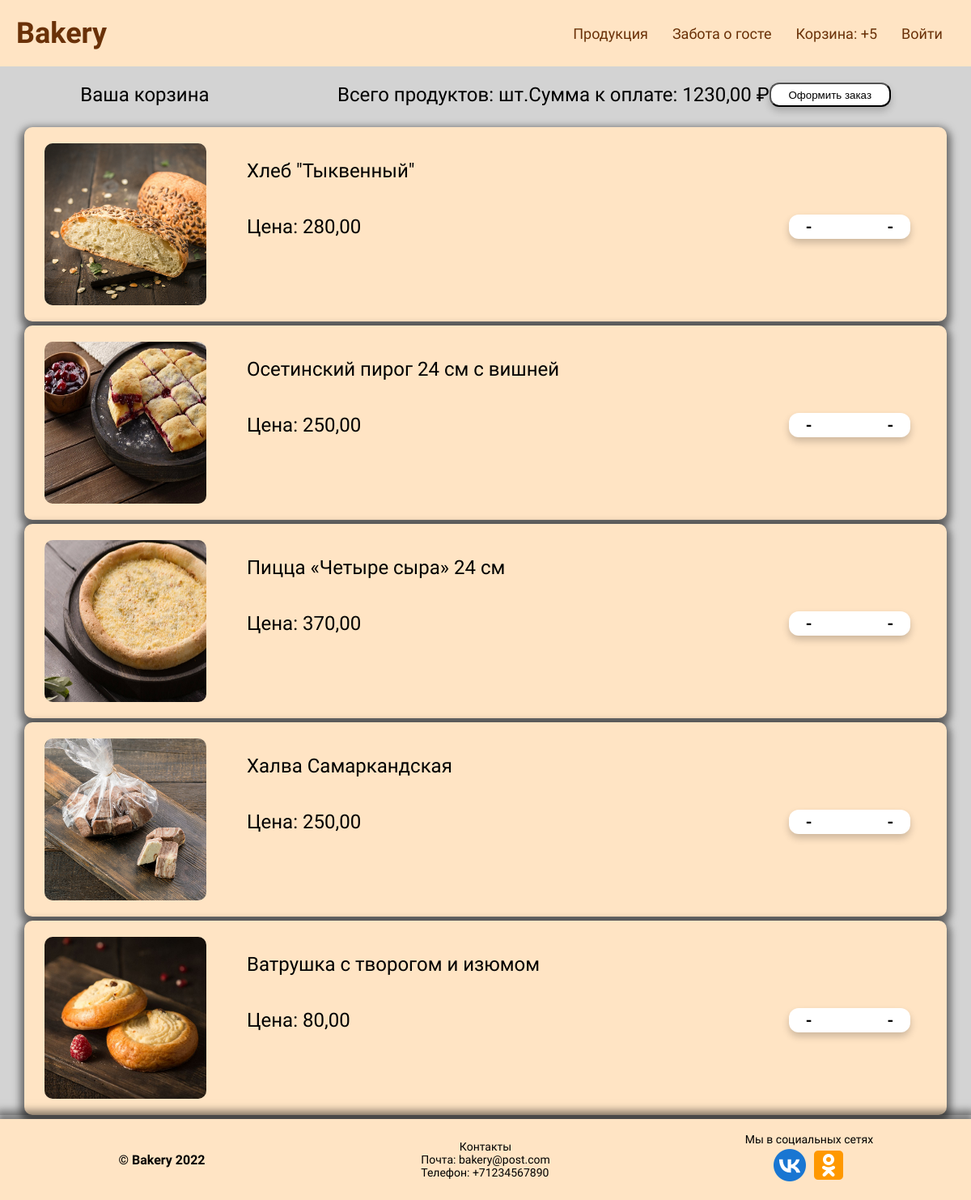
The app's page /cart/ (signed in) with its own data.
### catalog/models.py (models this page shows, shortened)
class Cart(models.Model):
    slug = models.SlugField(max_length=255, unique=True, db_index=True, verbose_name='URL')
    client = models.ForeignKey('Client', null=True, on_delete=models.PROTECT, verbose_name='Покупатель')
    product = models.ManyToManyField(CartProduct, blank=True, related_name='related_carts')
    amount = models.PositiveIntegerField(default=1, verbose_name='Количество')
    total_price = models.DecimalField(max_digits=9, decimal_places=2, default=0, verbose_name='Итоговая цена')
    in_order = models.BooleanField(default=False)
    for_anonymous_user = models.BooleanField(default=False)

class CartProduct(models.Model):
    client = models.ForeignKey('Client', on_delete=models.CASCADE, verbose_name='Покупатель')
    cart = models.ForeignKey('Cart', on_delete=models.CASCADE, verbose_name='Корзина', related_name='related_products')
    content_type = models.ForeignKey(ContentType, on_delete=models.CASCADE)
    object_id = models.PositiveIntegerField()
    content_object = GenericForeignKey('content_type', 'object_id')
    amount = models.PositiveIntegerField(default=1, verbose_name='Количество')
    total_price = models.DecimalField(max_digits=9, decimal_places=2, verbose_name='Итоговая цена')

class Product(models.Model):
    MIN_RESOLUTION = (400, 400)
    MAX_RESOLUTION = (1000, 1000)
    MAX_IMAGE_SIZE = 3145728
    class Meta:
        abstract = True
    title = models.CharField(max_length=150, db_index=True, verbose_name='Название')
    slug = models.SlugField(max_length=150, unique=True, db_index=True, verbose_name='URL')
    description = models.TextField(verbose_name='Описание', null=True)
    structure = models.TextField(verbose_name='Состав', null=True)
    weight = models.SmallIntegerField(verbose_name='Вес')
    image = models.ImageField(upload_to="image/%Y/%m/%d", verbose_name='Изображение')
    price = models.DecimalField(max_digits=10, decimal_places=2, verbose_name='Цена')
    category = models.ForeignKey('Category', on_delete=models.CASCADE, verbose_name='Категория')

class Bread(Product):
    type = models.CharField(max_length=100, verbose_name='Вид хлеба')

class Pie(Product):
    type = models.CharField(max_length=100, null=True, verbose_name='Вид пирога')
    fill = models.CharField(max_length=100, verbose_name='Начинка')
    size = models.CharField(max_length=15, verbose_name='Размер')

class Pizza(Product):
    type = models.CharField(max_length=100, null=True, verbose_name='Вид пиццы')
    size = models.CharField(max_length=15, null=True, verbose_name='Размер')

class Cookie(Product):
    type = models.CharField(max_length=100, null=True, verbose_name='Вид печенья')

class Muffin(Product):
    type = models.CharField(max_length=100, null=True, verbose_name='Вид сдобы')

### catalog/views.py (the view)
# urls.py: path('cart/', CartView.as_view(), name='cart'),
class CartView(CartMixin, View):
    def get(self, request, *args, **kwargs):
        categories = Category.objects.get_categories_for_catalog()
        context = {
            'categories': categories,
            'cart': self.cart
        }
        return render(request, 'catalog/cart.html', context)

### catalog/models.py (called while the page is built)
def get_models_for_count(*model_names):
    return [models.Count(model_name) for model_name in model_names]

    def get_queryset(self):
        return super().get_queryset()

    def get_categories_for_catalog(self):
        models = get_models_for_count('bread', 'pie', 'pizza', 'muffin', 'cookie', 'cake')
        qs = list(self.get_queryset().annotate(*models))
        data = [
            dict(name=c.title, url=c.get_absolute_url())
            for c in qs
                ]
        return data

    def get_absolute_url(self):
        return reverse('product_category', kwargs={'slug':self.slug})

### catalog/utils.py (called while the page is built)
    def dispatch(self, request, *args, **kwargs):
        if request.user.is_authenticated:
            client = Client.objects.filter(client_name=request.user).first()
            if not client:
                client = Client.objects.create(client_name=request.user)
            cart = Cart.objects.filter(client=client, in_order=False).first()
            if not cart:
                cart = Cart.objects.create(client=client)
        else:
            cart = Cart.objects.filter(for_anonymous_user=True).first()
            if not cart:
                cart = Cart.objects.create(for_anonymous_user=True)
        self.cart = cart
        return super().dispatch(request, *args, **kwargs)

### catalog/templates/catalog/cart.html (shortened to what this page needs)
{% extends 'catalog/base.html' %}
{% block content %}
{% load static %}
<link rel="stylesheet" href="{% static 'catalog/css/cart_media.css' %}" type="text/css">
<link rel="stylesheet" href="{% static 'catalog/css/cart_style.css' %}" type="text/css">
<div class="container">
    <div class="cart-title">
        <div class="cart-title-main">
            Ваша корзина
        </div>
        <div class="cart-title-total-price">
            <div class="cart-total-product">
                Всего продуктов: {{ cart.total_product }} шт.
            </div>
            <div class="cart-total-price-text">
                Сумма к оплате: {{ cart.total_price }} ₽
            </div>
            <div class="cart-total-price-btn">
                <button class="cart-btn">Оформить заказ</button>
            </div>
        </div>
    </div>
        {% for item in cart.product.all %}
    <div class="cart">
        <div class="cart-image-block">
            <img class="cart-image" src="{{ item.content_object.image.url }}">
        </div>
        <div class="cart-content">
            <div class="cart-content-title">
                {{ item.content_object.title }}
            </div>
            <div class="cart-price">
                <div class="cart-total-price">
                    Цена: <span class="price">{{ item.content_object.price }}</span>
                </div>
                <div class="cart-btn">
                    <span class="minus">-</span>
                    <span class="plus">-</span>
                </div>
            </div>
        </div>
    </div>
{% endfor %}
</div>
{% endblock %}

### catalog/templates/catalog/base.html (shortened to what this page needs)
{% load static %}
<!DOCTYPE html>
<html lang="en">
<head>
    <link rel="stylesheet" href="{% static 'catalog/css/reset.css' %}" type="text/css">
    <link rel="stylesheet" href="{% static 'catalog/css/style.css' %}" type="text/css">
    <link rel="stylesheet" href="{% static 'catalog/css/media.css' %}" type="text/css">
</head>
<body>
    <nav class="navbar">
        <div class="logo">
            <a href="/" class="nav-logo-link">Bakery</a>
        </div>
        <ul class="nav-links">
            <div class="menu">
                <li class="nav-menu-item"><a class="nav-menu-link scrollto" href="#catalog">Продукция</a></li>
                <li class="nav-menu-item"><a class="nav-menu-link" href="#">Забота о госте</a></li>
                <li class="nav-menu-item"><a class="nav-menu-link" href="{% url 'cart' %}">Корзина: +{{ cart.product.count }}</a></li>
                <li class="nav-menu-item"><a class="nav-menu-link" href="#">Войти</a></li>
            </div>
        </ul>
    </nav>
{% block content %}
{% endblock %}
    <div class="footer">
        <div class="footer-container">
            <div class="trade-simbol">
                © Bakery 2022
            </div>
            <div class="contacts">
                <div class="title">
                    Контакты
                </div>
                <div class="contacts-type">
                    <div class="email">
                        Почта: bakery@post.com
                    </div>
                    <div class="phone-number">
                        Телефон: +71234567890
                    </div>
                </div>
            </div>
            <div class="social-networking">
                <div class="title">
                    Мы в социальных сетях
                </div>
                <ul class="footer-icons">
                    <li class="footer-icons-item"><a class="footer-icons-link" href="https://vk.com/"><img src="{% static 'catalog/images/footer_elements/vk.png' %}" alt="VK"></a></li>
                    <li class="footer-icons-item"><a class="footer-icons-link" href="https://ok.ru/"><img src="{% static 'catalog/images/footer_elements/ok.png' %}" alt="OK"></a></li>
                </ul>
            </div>
        </div>
    </div>
</body>
</html>

### catalog/static/catalog/css/style.css (style rules this page uses)
html, body { margin: 0; padding: 0; }
* { box-sizing: border-box; }
.navbar { display: flex; align-items: center; justify-content: space-between; padding: 20px; background-color: bisque; }
.nav-menu-item { list-style: none; }
.nav-logo-link { text-decoration: none; font-family: Lobster; font-size: 36px; font-weight: 600; color: rgb(106, 49, 8); }
.nav-menu-link { text-decoration: none; color: rgb(106, 49, 8); }
.menu { display: flex; font-family: Oswald; font-size: 18px; font-weight: 500; }
.nav-menu-item { padding: 5px 15px; }
.footer { width: 100%; height: 100px; background: bisque; font-family: Oswald; font-size: 14px; font-weight: 400; box-shadow: 0px -5px 10px 5px rgba(0, 0, 0, 0.5); }
.footer-container { background: bisque; width: 100%; height: 100px; display: grid; grid-template-columns: 5fr 5fr 5fr; grid-template-areas: 'link-1 link-2 link-3' }
.footer-container div:nth-child(1) { grid-area: link-1; }
.footer-container div:nth-child(2) { grid-area: link-2; }
.footer-container div:nth-child(3) { grid-area: link-3; }
.trade-simbol { font-size: 16px; font-weight: 600; display: flex; justify-content: center; align-items: center; }
.contacts { display: flex; flex-direction: column; justify-content: center; align-items: center; }
.social-networking { display: flex; flex-direction: column; justify-content: center; align-items: center; }
.footer-icons { display: flex; justify-content: space-around; align-items: center; }
.footer-icons-item { list-style: none; }
.footer-icons-link { text-decoration: none; }

### catalog/static/catalog/css/cart_style.css (style rules this page uses)
.container { width: 100%; min-height: 100vh; font-family: Oswald; background-color: lightgray; }
.cart-title { padding: 20px; font-size: 24px; display: flex; justify-content: space-around; align-items: center; }
.cart-title-total-price { min-width: 200px; display: flex; justify-content: space-around; align-items: center; }
.cart { width: 95%; min-height: 180px; padding: 20px; display: flex; justify-content: space-around; margin: 5px auto 5px auto; background-color: bisque; border-radius: 10px; box-shadow: 0px 5px 10px 5px rgba(0, 0, 0, 0.5); }
.cart-image { width: 200px; height: 200px; box-sizing: border-box; border-radius: 10px; }
.cart-image-block { max-width: 200px; max-height: 200px; }
.cart-content { padding-top: 20px; width: 80%; }
.cart-content-title { text-align: start; padding-left: 40px; font-size: 24px; font-weight: 500; }
.cart-price { margin: 40px 20px; display: flex; justify-content: space-between; align-items: center; font-size: 24px; }
.cart-total-price { padding-left: 20px; font-size: 24px; }
.cart-btn { height: 30px; width: 150px; display: flex; align-items: center; justify-content: center; background-color: #fff; border-radius: 12px; box-shadow: 0 5px 10px rgba(0,0,0,0.2); }
.cart-btn span { width: 100%; text-align: center; font-size: 20px; font-weight: 600; cursor: pointer; }

### records on screen
Cart: product.count "5", total_price "1230,00"
CartProduct: content_object.image (picture), content_object "Хлеб \"Тыквенный\"", content_object.price "280,00"
CartProduct: content_object.image (picture), content_object "Осетинский пирог 24 см с вишней", content_object.price "250,00"
CartProduct: content_object.image (picture), content_object "Пицца «Четыре сыра» 24 см", content_object.price "370,00"
CartProduct: content_object.image (picture), content_object "Халва Самаркандская", content_object.price "250,00"
CartProduct: content_object.image (picture), content_object "Ватрушка с творогом и изюмом", content_object.price "80,00"
